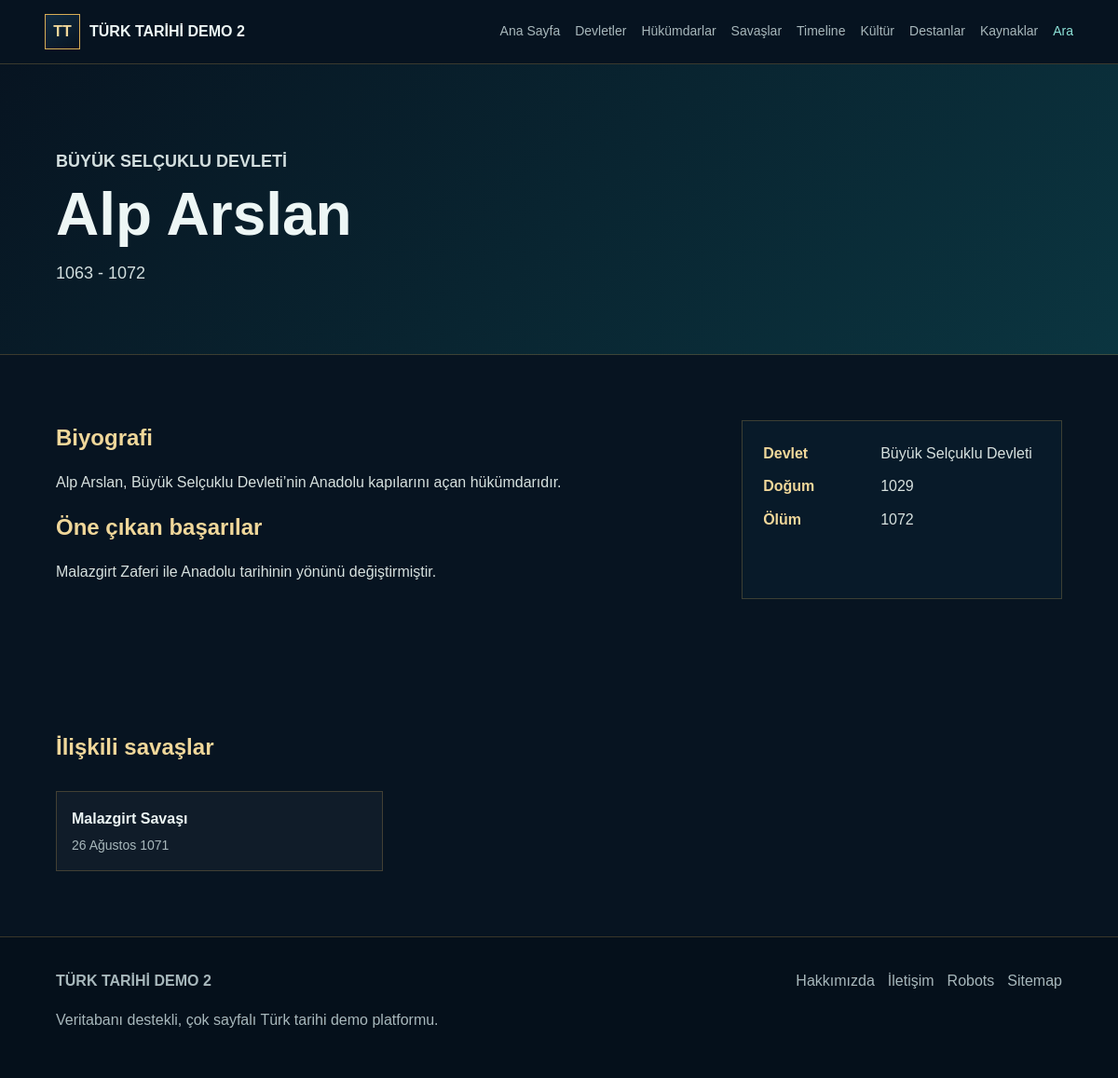
Screenshot of /hukumdar/alp-arslan with the database file from the repository.
### tables this page shows
CREATE TABLE rulers (
    id INT AUTO_INCREMENT PRIMARY KEY,
    state_id INT NOT NULL,
    name VARCHAR(180) NOT NULL,
    slug VARCHAR(190) NOT NULL UNIQUE,
    birth_year INT NULL,
    death_year INT NULL,
    reign_start INT NULL,
    reign_end INT NULL,
    biography MEDIUMTEXT,
    achievements MEDIUMTEXT,
    image VARCHAR(500),
    created_at TIMESTAMP DEFAULT CURRENT_TIMESTAMP,
    updated_at TIMESTAMP DEFAULT CURRENT_TIMESTAMP ON UPDATE CURRENT_TIMESTAMP,
    CONSTRAINT fk_rulers_state FOREIGN KEY (state_id) REFERENCES states(id) ON DELETE CASCADE,
    INDEX idx_rulers_slug (slug),
    INDEX idx_rulers_state (state_id)
);

CREATE TABLE states (
    id INT AUTO_INCREMENT PRIMARY KEY,
    name VARCHAR(180) NOT NULL,
    slug VARCHAR(190) NOT NULL UNIQUE,
    short_description TEXT,
    description MEDIUMTEXT,
    start_year INT,
    end_year INT NULL,
    capital VARCHAR(180),
    founder VARCHAR(180),
    government VARCHAR(180),
    religion VARCHAR(180),
    region VARCHAR(180),
    flag_image VARCHAR(500),
    symbol_image VARCHAR(500),
    map_image VARCHAR(500),
    hero_image VARCHAR(500),
    status VARCHAR(40) DEFAULT 'published',
    created_at TIMESTAMP DEFAULT CURRENT_TIMESTAMP,
    updated_at TIMESTAMP DEFAULT CURRENT_TIMESTAMP ON UPDATE CURRENT_TIMESTAMP,
    INDEX idx_states_slug (slug),
    INDEX idx_states_year (start_year),
    INDEX idx_states_status (status)
);

CREATE TABLE wars (
    id INT AUTO_INCREMENT PRIMARY KEY,
    name VARCHAR(180) NOT NULL,
    slug VARCHAR(190) NOT NULL UNIQUE,
    date_text VARCHAR(120),
    year INT,
    location VARCHAR(180),
    result VARCHAR(255),
    description MEDIUMTEXT,
    background MEDIUMTEXT,
    battle MEDIUMTEXT,
    aftermath MEDIUMTEXT,
    importance MEDIUMTEXT,
    map_image VARCHAR(500),
    created_at TIMESTAMP DEFAULT CURRENT_TIMESTAMP,
    updated_at TIMESTAMP DEFAULT CURRENT_TIMESTAMP ON UPDATE CURRENT_TIMESTAMP,
    INDEX idx_wars_slug (slug),
    INDEX idx_wars_year (year)
);

### includes/functions.php (called while the page is built, shortened)
<?php
require_once __DIR__ . '/database.php';
function e(?string $value): string
{
    return htmlspecialchars((string) $value, ENT_QUOTES, 'UTF-8');
}
function app_url(string $path = ''): string
{
    $path = '/' . ltrim($path, '/');
    return APP_URL !== '' ? APP_URL . $path : $path;
}
function detail_url(string $type, string $slug): string
{
    return app_url($type . '/' . $slug);
}
function fetch_all(string $sql, array $params = []): array
{
    $statement = db()->prepare($sql);
    $statement->execute($params);
    return $statement->fetchAll();
}
function fetch_one(string $sql, array $params = []): ?array
{
    $statement = db()->prepare($sql);
    $statement->execute($params);
    $row = $statement->fetch();
    return $row ?: null;
}
function get_ruler_by_slug(string $slug): ?array
{
    return fetch_one(
        'SELECT rulers.*, states.name AS state_name, states.slug AS state_slug
         FROM rulers
         LEFT JOIN states ON states.id = rulers.state_id
         WHERE rulers.slug = ?
         LIMIT 1',
        [$slug]
    );
}
function get_wars_by_ruler(int $rulerId): array
{
    return fetch_all(
        'SELECT wars.* FROM wars
         INNER JOIN ruler_wars ON ruler_wars.war_id = wars.id
         WHERE ruler_wars.ruler_id = ?
         ORDER BY wars.year ASC',
        [$rulerId]
    );
}
function require_slug(): string
{
    $slug = trim((string) ($_GET['slug'] ?? ''));
    return $slug;
}

### includes/database.php (called while the page is built, shortened)
<?php
function db(): PDO
{
    static $pdo = null;
    if ($pdo instanceof PDO) {
        return $pdo;
    }
    $host = env_value('DB_HOST', '127.0.0.1');
    $port = env_value('DB_PORT', '3306');
    $name = env_value('DB_NAME', '');
    $user = env_value('DB_USER', '');
    $password = env_value('DB_PASSWORD', '');
    $dsn = "mysql:host={$host};port={$port};dbname={$name};charset=utf8mb4";
    try {
        $pdo = new PDO($dsn, $user, $password, [
            PDO::ATTR_ERRMODE => PDO::ERRMODE_EXCEPTION,
            PDO::ATTR_DEFAULT_FETCH_MODE => PDO::FETCH_ASSOC,
            PDO::ATTR_EMULATE_PREPARES => false,
        ]);
    } catch (PDOException $exception) {
        log_error($exception);
        http_response_code(500);
        if (APP_DEBUG) {
            exit('Veritabanı bağlantı hatası: ' . htmlspecialchars($exception->getMessage(), ENT_QUOTES, 'UTF-8'));
        }
        exit('Şu anda sistem bakımda. Lütfen daha sonra tekrar deneyin.');
    }
    return $pdo;
}

### hukumdar.php (the view, shortened to what this page needs)
<?php
require_once __DIR__ . '/includes/functions.php';
$slug = require_slug();
$ruler = get_ruler_by_slug($slug);
$wars = get_wars_by_ruler((int) $ruler['id']);
include __DIR__ . '/includes/header.php';
?>
<section class="page-hero compact">
    <p class="eyebrow"><?= e($ruler['state_name']) ?></p>
    <h1><?= e($ruler['name']) ?></h1>
    <p><?= e($ruler['reign_start']) ?> - <?= e($ruler['reign_end']) ?></p>
</section>
<section class="section two-column detail-layout">
    <article class="prose">
        <h2>Biyografi</h2>
        <p><?= nl2br(e($ruler['biography'])) ?></p>
        <h2>Öne çıkan başarılar</h2>
        <p><?= nl2br(e($ruler['achievements'])) ?></p>
    </article>
    <aside class="info-panel">
        <dl>
            <dt>Devlet</dt><dd><a href="<?= e(detail_url('devlet', $ruler['state_slug'])) ?>"><?= e($ruler['state_name']) ?></a></dd>
            <dt>Doğum</dt><dd><?= e($ruler['birth_year'] ?: 'Bilinmiyor') ?></dd>
            <dt>Ölüm</dt><dd><?= e($ruler['death_year'] ?: 'Bilinmiyor') ?></dd>
        </dl>
    </aside>
</section>
<section class="section">
    <div class="section-heading"><h2>İlişkili savaşlar</h2></div>
    <div class="list-grid">
        <?php foreach ($wars as $war): ?>
            <a class="list-card" href="<?= e(detail_url('savas', $war['slug'])) ?>"><strong><?= e($war['name']) ?></strong><span><?= e($war['date_text']) ?></span></a>
        <?php endforeach; ?>
    </div>
</section>
<?php include __DIR__ . '/includes/footer.php'; ?>

### assets/css/main.css (style rules this page uses)
:root { --navy: #071421; --navy-2: #0b2033; --teal: #0f8f8f; --teal-soft: #8de2d8; --gold: #d8ad55; --gold-2: #f0d79a; --ink: #edf6f5; --muted: #a8b8bc; --line: rgba(216, 173, 85, .25); --panel: rgba(9, 28, 43, .88); --shadow: 0 20px 60px rgba(0, 0, 0, .32); }
* { box-sizing: border-box; }
html { scroll-behavior: smooth; }
body { margin: 0; font-family: Arial, Helvetica, sans-serif; color: var(--ink); background: var(--navy); line-height: 1.6; }
a { color: inherit; text-decoration: none; }
.hero h1, .page-hero h1, .detail-hero h1 { margin: 0; font-size: clamp(42px, 8vw, 96px); line-height: .95; letter-spacing: 0; }
.hero p, .page-hero p, .detail-hero p { max-width: 760px; color: #d3dfdf; font-size: 18px; }
.eyebrow { margin: 0 0 12px; color: var(--gold-2); text-transform: uppercase; font-size: 12px; font-weight: 800; }
.section { padding: 70px clamp(20px, 5vw, 80px); }
.section-heading, .admin-heading { display: flex; align-items: end; justify-content: space-between; gap: 24px; margin-bottom: 28px; }
.section-heading h2, .panel h3, .prose h2, .search-group h2 { margin: 0; color: var(--gold-2); }
.history-card span, .list-card span, .row-link span, .compact-list span { color: var(--muted); font-size: 14px; }
.timeline-mini a, .compact-list a, .row-link, .list-card { display: grid; gap: 4px; padding: 16px; border: 1px solid var(--line); background: rgba(255, 255, 255, .035); }
.two-column, .detail-layout { display: grid; grid-template-columns: minmax(0, 1.45fr) minmax(280px, .7fr); gap: 24px; }
.panel, .info-panel, .contact-panel { padding: 22px; border: 1px solid var(--line); background: var(--panel); }
.page-hero { padding: 90px clamp(20px, 5vw, 80px) 54px; background: linear-gradient(135deg, #071421, #0b3540); border-bottom: 1px solid var(--line); }
.page-hero.compact h1 { font-size: clamp(34px, 6vw, 64px); }
.prose { max-width: 900px; color: #d7e1df; }
.info-panel dl { display: grid; grid-template-columns: 110px 1fr; gap: 10px 16px; margin: 0; }
.info-panel dt { color: var(--gold-2); font-weight: 800; }
.info-panel dd { margin: 0; color: #d7e1df; }
.list-grid { display: grid; grid-template-columns: repeat(3, minmax(0, 1fr)); gap: 14px; }

### rows the page displays
rulers: state.name "BÜYÜK SELÇUKLU DEVLETI", name "Alp Arslan", reign_start "1063", reign_end "1072", biography "Alp Arslan, Büyük Selçuklu Devleti’nin Anadolu kapılarını açan hükümdarıdır.", achievements "Malazgirt Zaferi ile Anadolu tarihinin yönünü değiştirmiştir.", state.name "Büyük Selçuklu Devleti", birth_year "1029", death_year "1072"
wars: name "Malazgirt Savaşı", date_text "26 Ağustos 1071"

### other values shown
APP_NAME "TÜRK TARİHİ DEMO 2"
$label "Ana Sayfa"
$label "Devletler"
$label "Hükümdarlar"
$label "Savaşlar"
$label "Timeline"
$label "Kültür"
$label "Destanlar"
$label "Kaynaklar"
